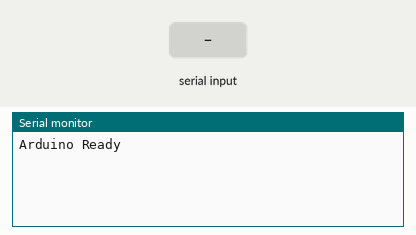
Simulated run of this sketch. Board: Arduino Uno, built with avr-gcc and run on an emulated ATmega328P. Parts: the last lines printed to the serial monitor. The inputs (shaded band) are chosen by the test bench.

Above: at 1.2 s.
1.3 s: "1\n" received over the second serial link
At 2.2 s:
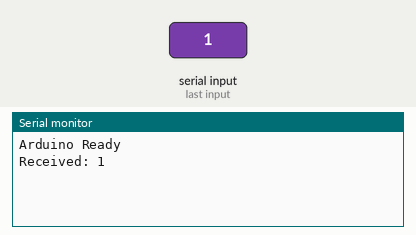
2.8 s: "0\n" received over the second serial link
At 3.3 s:
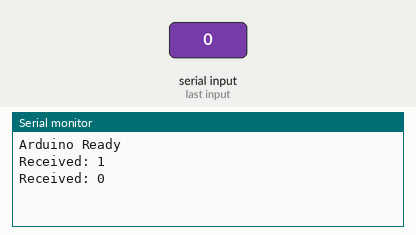
4.3 s: "2\n" received over the second serial link
At 5.6 s:
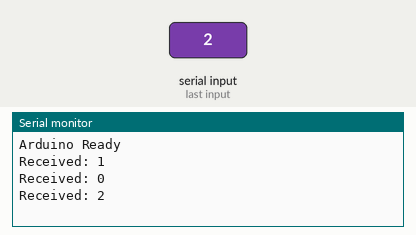

The sketch:

LoRa_Module.ino
```cpp
#include <SoftwareSerial.h>

SoftwareSerial espSerial(10, 11);

void setup()
{
  Serial.begin(9600);
  espSerial.begin(9600);

  Serial.println("Arduino Ready");
}

void loop()
{
  if (espSerial.available())
  {
    String msg = espSerial.readStringUntil('\n');

    Serial.print("Received: ");
    Serial.println(msg);

    espSerial.println("Heyyy");
  }
}
```

Measured:
- after the input at 1.3 s, the serial monitor: prints a new line at once (image 1)
- after the input at 2.8 s, the serial monitor: prints a new line at once (image 2)
- after the input at 4.3 s, the serial monitor: prints a new line at once (image 3)
